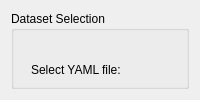
    <widget class="QWidget" name="tab">
     <attribute name="title">
      <string>Dataset Configuration</string>
     </attribute>
     <layout class="QGridLayout" name="gridLayout">
      <item row="0" column="0">
       <widget class="QGroupBox" name="groupBox">
        <property name="title">
         <string>Dataset Selection</string>
        </property>
        <widget class="QWidget" name="layoutWidget">
         <property name="geometry">
          <rect>
           <x>20</x>
           <y>30</y>
           <width>571</width>
           <height>151</height>
          </rect>
         </property>
         <layout class="QGridLayout" name="gridLayout_4">
          <item row="0" column="0">
           <widget class="QLabel" name="label">
            <property name="text">
             <string>Select YAML file:</string>
            </property>
           </widget>
          </item>
          <item row="1" column="0">
           <widget class="QLabel" name="label_2">
            <property name="text">
             <string>Quick Select:</string>
            </property>
           </widget>
          </item>
          <item row="0" column="3">
           <widget class="QPushButton" name="yaml_browse">
            <property name="sizePolicy">
             <sizepolicy hsizetype="Fixed" vsizetype="Fixed">
              <horstretch>0</horstretch>
              <verstretch>0</verstretch>
             </sizepolicy>
            </property>
            <property name="text">
             <string>Browse</string>
            </property>
           </widget>
          </item>
          <item row="0" column="1" colspan="2">
           <widget class="QLineEdit" name="lineEdit">
            <property name="sizePolicy">
             <sizepolicy hsizetype="Expanding" vsizetype="Fixed">
              <horstretch>0</horstretch>
              <verstretch>0</verstretch>
             </sizepolicy>
            </property>
            <property name="maximumSize">
             <size>
              <width>500</width>
              <height>24</height>
             </size>
            </property>
           </widget>
          </item>
          <item row="1" column="2" colspan="2">
           <widget class="QPushButton" name="load_yaml">
            <property name="sizePolicy">
             <sizepolicy hsizetype="Fixed" vsizetype="Fixed">
              <horstretch>0</horstretch>
              <verstretch>0</verstretch>
             </sizepolicy>
            </property>
            <property name="text">
             <string>Load</string>
            </property>
           </widget>
          </item>
          <item row="1" column="1">
           <widget class="QComboBox" name="comboBox">
            <property name="sizePolicy">
             <sizepolicy hsizetype="Minimum" vsizetype="Fixed">
              <horstretch>0</horstretch>
              <verstretch>0</verstretch>
             </sizepolicy>
            </property>
            <property name="minimumSize">
             <size>
              <width>120</width>
              <height>0</height>
             </size>
            </property>
           </widget>
          </item>
          <item row="2" column="1" colspan="3" alignment="Qt::AlignLeft">
           <widget class="QPushButton" name="create_new">
            <property name="sizePolicy">
             <sizepolicy hsizetype="Fixed" vsizetype="Fixed">
              <horstretch>0</horstretch>
              <verstretch>0</verstretch>
             </sizepolicy>
            </property>
            <property name="minimumSize">
             <size>
              <width>100</width>
              <height>0</height>
             </size>
            </property>
            <property name="text">
             <string>Create New</string>
            </property>
           </widget>
          </item>
         </layout>
        </widget>
        <widget class="QGroupBox" name="groupBox_5">
         <property name="geometry">
          <rect>
           <x>0</x>
           <y>200</y>
           <width>823</width>
           <height>481</height>
          </rect>
         </property>
         <property name="title">
          <string>Dataset Details</string>
         </property>
         <widget class="QWidget" name="layoutWidget">
          <property name="geometry">
           <rect>
            <x>10</x>
            <y>30</y>
            <width>801</width>
            <height>441</height>
           </rect>
          </property>
          <layout class="QGridLayout" name="gridLayout_3">
           <item row="0" column="1">
            <widget class="QLineEdit" name="lineEdit_4">
             <property name="sizePolicy">
              <sizepolicy hsizetype="Expanding" vsizetype="Fixed">
               <horstretch>0</horstretch>
               <verstretch>0</verstretch>
              </sizepolicy>
             </property>
            </widget>
           </item>
           <item row="0" column="2">
            <widget class="QPushButton" name="dataset_browse">
             <property name="sizePolicy">
              <sizepolicy hsizetype="Fixed" vsizetype="Fixed">
               <horstretch>0</horstretch>
               <verstretch>0</verstretch>
              </sizepolicy>
             </property>
             <property name="text">
              <string>Browse</string>
             </property>
            </widget>
           </item>
           <item row="3" column="1" alignment="Qt::AlignHCenter">
            <widget class="QPushButton" name="save_yaml">
             <property name="sizePolicy">
              <sizepolicy hsizetype="Fixed" vsizetype="Fixed">
               <horstretch>0</horstretch>
               <verstretch>0</verstretch>
              </sizepolicy>
             </property>
             <property name="layoutDirection">
              <enum>Qt::LeftToRight</enum>
             </property>
             <property name="text">
              <string>Save YAML Changes</string>
             </property>
            </widget>
           </item>
           <item row="0" column="0">
            <widget class="QLabel" name="label_12">
             <property name="text">
              <string>Dataset Path:</string>
             </property>
            </widget>
           </item>
           <item row="2" column="1">
            <widget class="QGroupBox" name="groupBox_19">
             <property name="sizePolicy">
              <sizepolicy hsizetype="Preferred" vsizetype="Expanding">
               <horstretch>0</horstretch>
               <verstretch>0</verstretch>
              </sizepolicy>
             </property>
             <property name="maximumSize">
              <size>
               <width>605</width>
               <height>400</height>
              </size>
             </property>
             <property name="title">
              <string>Classes:</string>
             </property>
            </widget>
           </item>
          </layout>
         </widget>
        </widget>
       </widget>
      </item>
     </layout>
    </widget>
